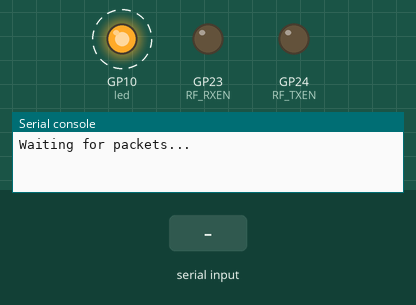
Bench run of a program on a simulated Raspberry Pi Pico running CircuitPython. Parts: output pins drawn as LEDs (lit = HIGH), the last lines printed to the serial console. Dashed ring = blinking. The test bench sets the inputs (shaded band). No radio messages arrive unless stated (any console line starting 'radio sent:' is added by the test bench); the interpreter's speed is modelled, so counts of loop turns are approximate.

Above: at 1.1 s.
1.3 s: "1\n" received over the second serial link
At 1.55 s:
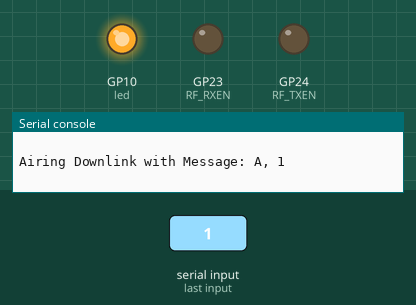
At 3.09 s:
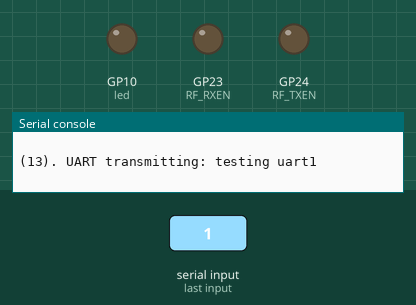
4.3 s: "0\n" received over the second serial link
Timing chart, 0 to 13.3 s (numbered marks = the images above; inputs shaded):
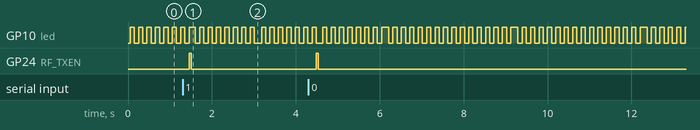

Measured:
- after the input at 1.3 s, GP24 (RF_TXEN): LOW → HIGH after 0.16 s, → LOW 0.05 s later
- by itself, GP10 (led): moves between LOW and HIGH, repeating every 0.80 s

The program:

code.py
```python
# CubeSatLink Flight Transceiver Node (Summit)
# Connect to antenna before plug any power in
# Author: Tri Do

import time
import board
import busio
import digitalio
import adafruit_rfm9x

# Initialize UART bus
uart0 = busio.UART(board.GP0, board.GP1, baudrate=9600, bits = 8, parity = None, timeout=1)
uart1 = busio.UART(board.GP4, board.GP5, baudrate=9600, bits = 8, parity = None, timeout=1)
message_started = False


# Define pins connected to the chip.
# set GPIO pins as necessary -- this example is for Raspberry Pi
CS = digitalio.DigitalInOut(board.GP17)
RESET = digitalio.DigitalInOut(board.GP21)
# GPIO to enable PA & LNA
RF_RXEN = digitalio.DigitalInOut(board.GP23)
RF_RXEN.direction = digitalio.Direction.OUTPUT
RF_TXEN = digitalio.DigitalInOut(board.GP24)
RF_TXEN.direction = digitalio.Direction.OUTPUT
# Status LED
led = digitalio.DigitalInOut(board.GP10)			# This is UART2 LED
led.direction = digitalio.Direction.OUTPUT

# Initialize SPI bus.
spi = busio.SPI(clock=board.GP18, MOSI=board.GP19, MISO=board.GP20)


# Define radio parameters.
RF_RXEN.value = 0;
RF_TXEN.value = 0;

RADIO_FREQ_MHZ = 435.75
rfm9x = adafruit_rfm9x.RFM9x(spi, CS, RESET, RADIO_FREQ_MHZ, agc = True)
# rfm9x post-config
rfm9x.enable_crc = True
rfm9x.tx_power = 23
rfm9x.spreading_factor = 7
rfm9x.coding_rate = 6
rfm9x.signal_bandwidth = 125000
rfm9x.ack_delay = 0.1		# set delay before sending ACK
rfm9x.node = 8
rfm9x.destination = 7
# Initialize RFM radio
transmit_interval = 5		# set the time interval (seconds) for sending packets
RFMTimeOut = 10

# initialize flag and timer
time_now = 0
tnow = 0
uart_now = 0
rfmWatchdog = 0
uart0_receiving = ""

# send startup message from my_node
rfm9x.send_with_ack(bytes("startup message from node {}".format(rfm9x.node), "UTF-8"))
print("Waiting for packets...")

def Blink_Status_LED():
    # Status LED blink every loop
    led.value = not led.value
    tnow=time.monotonic()

def UART_Tx(uart,msg):
    if (msg != None):
        uart.write(msg)
        print("({}). UART transmitting: {}".format(len(msg), msg))
    else:
        print('No UART Tx Message...')

def UART_Rx(uart):
    char_buffer = bytearray()
    rx_string = bytearray()
    while uart.in_waiting > 0:
        char_buffer = uart.read(1)
        rx_string = rx_string + char_buffer
    string = ''.join([chr(b) for b in rx_string])
    return string
    #.decode('utf-8','replace') != '':			#not empty
    #    return rx_string.decode('utf-8','ignore')

cnt = 0
def incCnt():
    global cnt
    cnt += 1
def dspCnt():
    global cnt
    return cnt
NoAck_cnt = 0
def incNAK():
    global NoAck_cnt
    NoAck_cnt += 1

def petRFMWatchdog():
    global rfmWatchdog
    rfmWatchdog = time.monotonic()

def RFM_Tx(cust,msg):
    RF_TXEN.value = 1;
    incCnt()
    full_msg = f"{cust}, {msg}"
    print(f"Airing Downlink with Message: {full_msg}")
    if not rfm9x.send_with_ack(
        bytes(full_msg, "UTF-8")
    ):
        incNAK()
        print("Tx No Ack: ")
    RF_TXEN.value = 0;

def RFM_Rx():
    # Look for packet. Print header, payload, RSSI, SNR
    packet = rfm9x.receive(with_ack=True, with_header=True)
    if packet is not None:
        print("Received (raw header):", [hex(x) for x in packet[0:4]])
        print("Received (raw payload): {0}".format(packet[4:]))
        print("RSSI: {0}, SNR: {1}".format(rfm9x.last_rssi, rfm9x.last_snr))
        return packet[4:]

uartTxInterval = 3
uart0_receiving = ''
uart1_receiving = ''
while True:
     try:
        Blink_Status_LED()

        # RFM Tx
#     	if time.monotonic() - time_now > transmit_interval:
            # send reading after any packet received
        time_now = time.monotonic()
        if (time.monotonic() - rfmWatchdog > RFMTimeOut):
            petRFMWatchdog()
            RFM_Tx('S',"Link healthy, No UART Message")
        if (uart0_receiving != ''):
            petRFMWatchdog()
            cust = 'A'
            RFM_Tx(cust,uart0_receiving)
            uart0_receiving = ''
        if (uart1_receiving != ''):
            petRFMWatchdog()
            cust = 'B'
            RFM_Tx(cust,uart1_receiving)
            uart1_receiving = ''

        # UART Rx
        uart0_receiving = UART_Rx(uart0)
        uart1_receiving = UART_Rx(uart1)
        if (uart0_receiving == ''):
            pass
        else:
            print(len(uart0_receiving),'uart0_receiving:',uart0_receiving)
        if (uart1_receiving == ''):
            pass
        else:
            print(len(uart1_receiving),'uart1_receiving:',uart1_receiving)

    #     #RFM Rx
    #     uplink_message = RFM_Rx()
        uplink_message = "Summit checking in. Behind Great Ideas. Phytecsssss.\n"
    #     print("RFM Recieved:",uplink_message)

        # UART Tx
        if (time.monotonic() - uart_now > uartTxInterval):
            # UART Transmit. send a message every [transmit_interval] seconds. will be gone when uplink is implemented
            uart_now = time.monotonic()
            UART_Tx(uart0,uplink_message)
            msg1 = "testing uart1"
            UART_Tx(uart1,msg1)

    #     print("-----END LOOP-----")
        time.sleep(0.1)

     except Exception as e:
         print(e)
```
